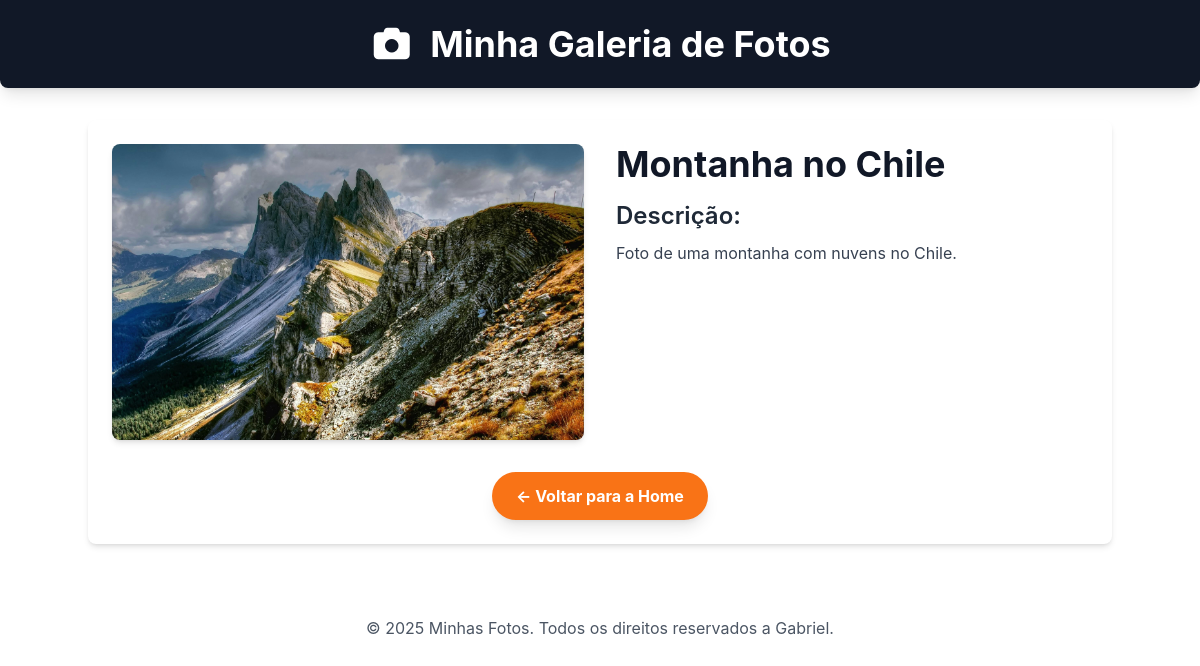
/fotos/foto/11/, run on the app's committed database.
### fotos/models.py (models this page shows, shortened)
class Foto(models.Model):
    title = models.CharField(max_length=100)
    image = models.ImageField(upload_to='galeria/img')
    description = models.TextField(blank=True)
    created_at = models.DateTimeField(auto_now_add=True)
    updated_at = models.DateTimeField(auto_now=True)
    class Meta:
        verbose_name = 'Foto'
        verbose_name_plural = 'Fotos'
        ordering = ['-created_at']

### fotos/views.py (the view)
# urls.py: path('foto/<int:id>/', views.foto_detail, name='foto_detail'),
def foto_detail(request, id):
    foto = get_object_or_404(Foto, id=id)
    context = {'foto': foto}
    return render(request, 'fotos/foto_detail.html', context)

### fotos/templates/fotos/foto_detail.html (shortened to what this page needs)
{% load static %}
<!DOCTYPE html>
<html lang="pt-br">
<head>
    <script src="https://cdn.tailwindcss.com"></script>
    <link rel="stylesheet" href="https://cdnjs.cloudflare.com/ajax/libs/font-awesome/7.0.0/css/all.min.css">
</head>
<body>
    <header class="bg-gray-900 text-white p-6 shadow-lg rounded-b-lg">
        <div class="container mx-auto flex flex-col sm:flex-row items-center justify-center">
            <div class="flex items-center mb-4 sm:mb-0">
                <div class="text-4xl mr-4">
                    <i class="fas fa-camera"></i>
                </div>
                <h1 class="text-4xl font-bold text-center sm:text-left">
                    Minha Galeria de Fotos
                </h1>
            </div>
        </div>
    </header>
    <main class="container mx-auto p-6 mt-8 bg-white rounded-lg shadow-md">
        <div class="flex flex-col md:flex-row gap-8">
            {% if foto.image %}
            <div class="md:w-1/2">
                <img src="{{ foto.image.url }}" alt="{{ foto.title }}" class="w-full h-auto rounded-lg shadow-md">
            </div>
            {% endif %}
            <div class="md:w-1/2">
                <h2 class="text-4xl font-bold text-gray-900 mb-4">{{ foto.title }}</h2>
                <h3 class="text-2xl font-semibold text-gray-800 mb-2">Descrição:</h3>
                <p class="text-gray-700 mb-6 leading-relaxed">{{ foto.description }}</p>
            </div>
        </div>
        <div class="mt-8 text-center">
            <a href="{% url 'home' %}"
                class="inline-block bg-orange-500 hover:bg-orange-600 text-white font-bold py-3 px-6 rounded-full transition duration-300 ease-in-out shadow-lg">
                &larr; Voltar para a Home
            </a>
        </div>
    </main>
</body>
<footer class="mt-12 p-6 text-center text-gray-600">
    <p>&copy; 2025 Minhas Fotos. Todos os direitos reservados a Gabriel.</p>
</footer>
</html>

### fotos/templates/fotos/foto_detail.html (style rules this page uses)
body { font-family: 'Inter', sans-serif; }

### data on the page
Foto: image (picture), title "Montanha no Chile", description "Foto de uma montanha com nuvens no Chile."
